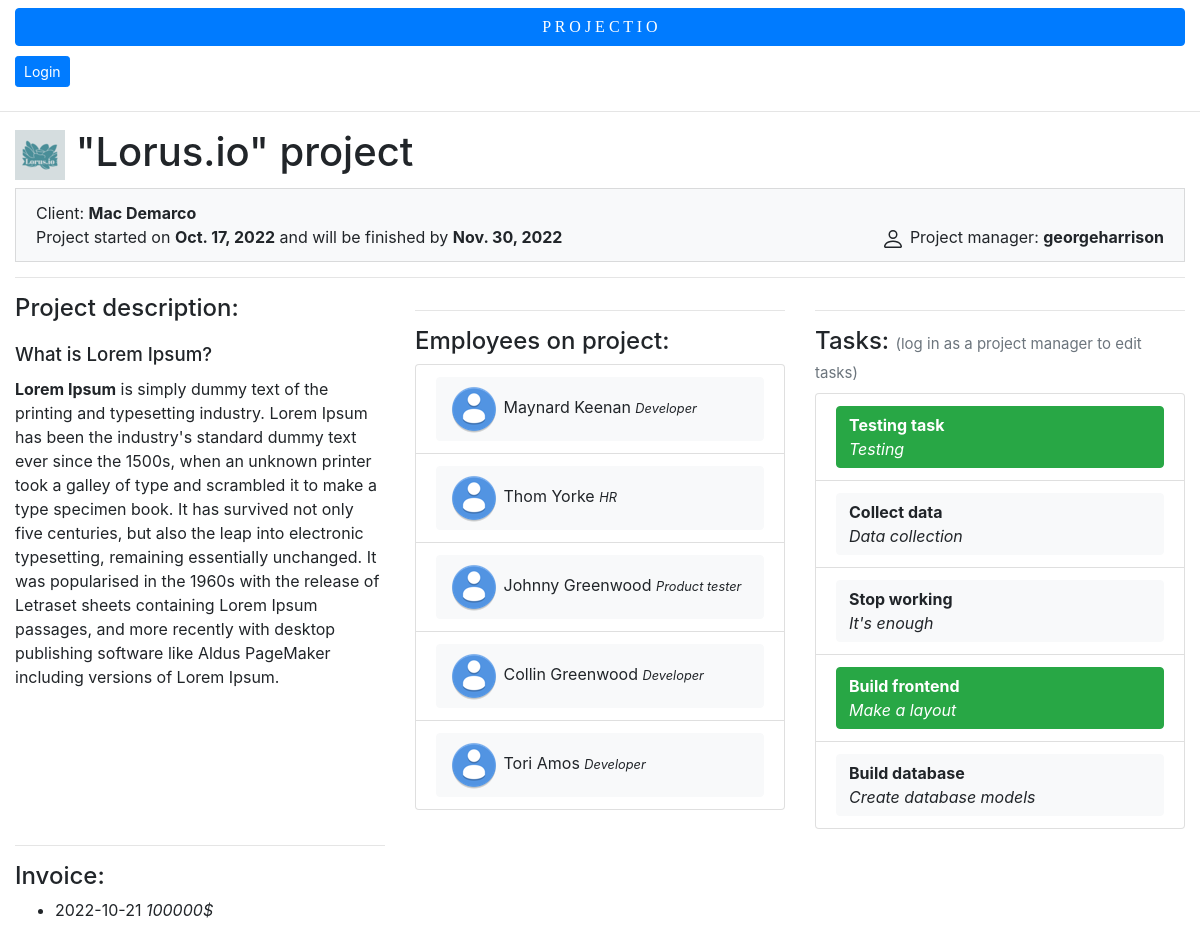
Screenshot of /project/2/ with the database file from the repository.
### base/models.py (models this page shows, shortened)
class Project(models.Model):
    name = models.CharField('Name', max_length=100)
    start_date = models.DateField('Start date')
    end_date = models.DateField('End date')
    client = models.ForeignKey(Client, on_delete=models.SET_NULL, null=True, related_name='projects')
    user = models.ForeignKey(User, on_delete=models.SET_NULL, null=True)
    employees = models.ManyToManyField(Employee, related_name='projects')
    invoice = models.ForeignKey(Invoice, on_delete=models.SET_NULL, null=True)
    description = HTMLField()
    logo = models.ImageField('Project logo', upload_to='logos', null=True, default='no-image.jpg')

class Client(models.Model):
    f_name = models.CharField('First name', max_length=100)
    l_name = models.CharField('Last name', max_length=100)
    company = models.CharField('Company', max_length=100)
    contacts = models.CharField('Contacts', max_length=100)

class Employee(models.Model):
    f_name = models.CharField('First name', max_length=100)
    l_name = models.CharField('Last name', max_length=100)
    job = models.CharField('Job', max_length=100)
    phone = models.CharField('Phone', max_length=100, null=True)
    email = models.CharField('Email', max_length=100, null=True)
    pic = models.ImageField('Employee pic', upload_to='employee_pics', null=True, default='no-pic.png')
    def __str__(self):
        return self.f_name + ' ' + self.l_name

class Task(models.Model):
    name = models.CharField('Task name', max_length=100)
    info = models.CharField('Info', max_length=100)
    project = models.ForeignKey('Project', related_name='tasks', on_delete=models.SET_NULL, null=True)
    is_completed = models.BooleanField(default=False)

class Invoice(models.Model):
    date = models.DateField('Date')
    sum = models.IntegerField('Sum')
    def __str__(self):
        return str(self.date)

### base/views.py (the view)
# urls.py: path('project/<str:pk>/', views.project, name='project'),
def project(request, pk):
    project_instance = Project.objects.get(id=pk)
    context = {'project_instance': project_instance}
    return render(request, 'base/project.html', context)

### base/templates/base/project.html (shortened to what this page needs)
{% extends 'main.html' %}
{% block content %}
{% load static %}
<div class="container-fluid">
    <h1>
        <img src="{{ project_instance.logo.url }}">
        {{ project_instance.name }} project
    </h1>
    <div class="list-group-item bg-light">Client: <strong>{{project_instance.client.f_name}}
        {{project_instance.client.l_name}}</strong><br>
        Project started on <strong>{{project_instance.start_date}}</strong> and will be finished by <strong>{{project_instance.end_date}}</strong>
        <span style="float: right">
                {% if request.user != project_instance.user %}
            Project manager: <strong>{{ project_instance.user }}</strong>
                {% endif %}
            </span>
    </div>
    <hr>
</div>
<div class="container-fluid">
    <div class="row">
        <div class="col">
            <h4>Project description: </h4>{{project_instance.description | safe}}
        </div>
        <div class="col">
            <hr>
            <h4>Employees on project:</h4>
            <ul class="list-group">
                {% for i in project_instance.employees.all %}
                {% if user.is_authenticated %}
                <li class="list-group-item">
                    <a href="{% url 'employee' i.pk %}" type="button" class="btn btn-light w-100 text-left">
                        <img src="{{ i.pic.url }}" class="img-fluid">
                        {{i}} <i><small>{{i.job}}</small></i>
                    </a>
                </li>
                {% else %}
                <li class="list-group-item">
                    <a href="{% url 'login' %}" type="button" class="btn btn-light w-100 text-left">
                        <img src="{{ i.pic.url }}" class="img-fluid">
                        {{i}} <i><small>{{i.job}}</small></i>
                    </a>
                </li>
                {% endif %}
                {% endfor %}
            </ul>
        </div>
        <div class="col">
            <hr>
            <h4>
                Tasks:
                {% if request.user != project_instance.user %}
                <small style="font-size: 15px" class="text-muted">(log in as a project manager to edit tasks)</small>
                {% endif %}
            </h4>
            <ul class="list-group ">
                {% for i in project_instance.tasks.all %}
                {% if request.user == project_instance.user %}
                <li class="list-group-item">
                    {% if i.is_completed == True %}
                    <a href="{% url 'update-task' i.pk %}" type="button" class="btn btn-success w-100 text-left">
                        <b>{{i.name}}</b><br><i>{{i.info}}</i>
                    </a>
                    {% else %}
                    <a href="{% url 'update-task' i.pk %}" type="button" class="btn btn-light w-100 text-left">
                        <b>{{i.name}}</b><br><i>{{i.info}}</i>
                    </a>
                    {% endif %}
                </li>
                {% else %}
                <li class="list-group-item">
                    {% if i.is_completed == True %}
                    <a class="btn btn-success w-100 text-left text-white">
                        <b>{{i.name}}</b><br><i>{{i.info}}</i>
                    </a>
                    {% else %}
                    <a class="btn btn-light w-100 text-left">
                        <b>{{i.name}}</b><br><i>{{i.info}}</i>
                    </a>
                    {% endif %}
                </li>
                {% endif %}
                {% endfor %}
            </ul>
        </div>
    </div>
    <div class="row">
        <div class="col-4">
            <hr>
            <h4>Invoice: </h4>
            <ul>
                <li>
                    {{ project_instance.invoice }}
                    <i>{{ project_instance.invoice.sum }}$</i>
                </li>
            </ul>
        </div>
    </div>
</div>
{% endblock %}

### rows the page displays
Project: logo (picture), name "\"Lorus.io\"", client.f_name "Mac", client.l_name "Demarco", start_date "Oct. 17, 2022", end_date "Nov. 30, 2022", user "georgeharrison", description "What is Lorem Ipsum? Lorem Ipsum is simply dummy text of the printing and typesetting industry. Lorem Ipsum has been the industry's standard dummy text ever since the 1500s, when an unknown printer took a galley of type and scrambled it to make a type specimen book. It has survived not only five centuries, but also the leap into electronic typesetting, remaining essentially unchanged. It was popularised in the 1960s with the release of Letraset sheets containing Lorem Ipsum passages, and more recently with desktop publishing software like Aldus PageMaker including versions of Lorem Ipsum.", invoice "2022-10-21", invoice.sum "100000"
Employee: pic (placeholder picture), f_name+l_name "Maynard Keenan", job "Developer"
Employee: pic (placeholder picture), f_name+l_name "Thom Yorke", job "HR"
Employee: pic (placeholder picture), f_name+l_name "Johnny Greenwood", job "Product tester"
Employee: pic (placeholder picture), f_name+l_name "Collin Greenwood", job "Developer"
Employee: pic (placeholder picture), f_name+l_name "Tori Amos", job "Developer"
Task: name "Testing task", info "Testing"
Task: name "Collect data", info "Data collection"
Task: name "Stop working", info "It's enough"
Task: name "Build frontend", info "Make a layout"
Task: name "Build database", info "Create database models"
